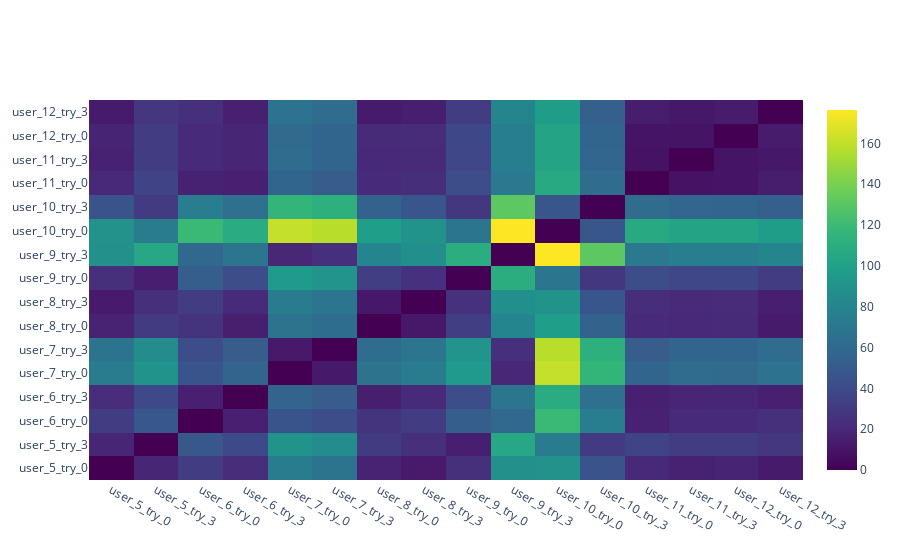

Notebook code for this chart:
### Code cell
users = [x for x in results]
fig = go.Figure(data=go.Heatmap(x=users, y=users, z=euclidean_distances(X), colorscale='Viridis'))
fig.show()

### Figure 1 — Plotly figure (JSON) as saved in the notebook; plotly's stock layout.template omitted (floating-point values rounded to 4 significant figures; data arrays with more than 128 entries replaced by an {"elided": "..."} marker saying what was removed)
{"data": [{"colorscale": [[0, "#440154"], [0.1111, "#482878"], [0.2222, "#3e4989"], [0.3333, "#31688e"], [0.4444, "#26828e"], [0.5556, "#1f9e89"], [0.6667, "#35b779"], [0.7778, "#6ece58"], [0.8889, "#b5de2b"], [1, "#fde725"]], "type": "heatmap", "x": ["user_5_try_0", "user_5_try_3", "user_6_try_0", "user_6_try_3", "user_7_try_0", "user_7_try_3", "user_8_try_0", "user_8_try_3", "user_9_try_0", "user_9_try_3", "user_10_try_0", "user_10_try_3", "user_11_try_0", "user_11_try_3", "user_12_try_0", "user_12_try_3"], "y": ["user_5_try_0", "user_5_try_3", "user_6_try_0", "user_6_try_3", "user_7_try_0", "user_7_try_3", "user_8_try_0", "user_8_try_3", "user_9_try_0", "user_9_try_3", "user_10_try_0", "user_10_try_3", "user_11_try_0", "user_11_try_3", "user_12_try_0", "user_12_try_3"], "z": {"elided": "16x16 float values"}}], "layout": {}}
